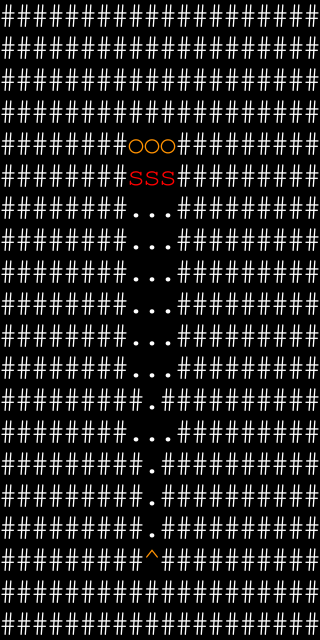

The image is a tile-based game level rendered from a .tmx file. Its description and complete source (layers, tilesets, objects, tile grids) follow:
An orthogonal 20x20 tile map with 16x32 px tiles, 3 tile layers (Terrain, Orb, Foes).

<map version="1.10" tiledversion="1.11.2" orientation="orthogonal" renderorder="right-down" width="20" height="20" tilewidth="16" tileheight="32" infinite="0" nextlayerid="4" nextobjectid="1">
 <properties>
  <property name="fp_regen" type="int" value="4" />
  <property name="name" value="Level 2" />
  <property name="senses" value="Self;Sight;Touch;Hearing" />
  <property name="timeline_length" type="int" value="100" />
  <property name="timeline_type" value="Asynchronous" />
 </properties>
 <tileset firstgid="1" source="tileset/editor.tsx" />
 <layer id="1" name="Terrain" width="20" height="20">
  <data encoding="csv">
5,5,5,5,5,5,5,5,5,5,5,5,5,5,5,5,5,5,5,5,
5,5,5,5,5,5,5,5,5,5,5,5,5,5,5,5,5,5,5,5,
5,5,5,5,5,5,5,5,5,5,5,5,5,5,5,5,5,5,5,5,
5,5,5,5,5,5,5,5,5,5,5,5,5,5,5,5,5,5,5,5,
5,5,5,5,5,5,5,5,1,1,1,5,5,5,5,5,5,5,5,5,
5,5,5,5,5,5,5,5,1,1,1,5,5,5,5,5,5,5,5,5,
5,5,5,5,5,5,5,5,1,1,1,5,5,5,5,5,5,5,5,5,
5,5,5,5,5,5,5,5,1,1,1,5,5,5,5,5,5,5,5,5,
5,5,5,5,5,5,5,5,1,1,1,5,5,5,5,5,5,5,5,5,
5,5,5,5,5,5,5,5,1,1,1,5,5,5,5,5,5,5,5,5,
5,5,5,5,5,5,5,5,1,1,1,5,5,5,5,5,5,5,5,5,
5,5,5,5,5,5,5,5,1,1,1,5,5,5,5,5,5,5,5,5,
5,5,5,5,5,5,5,5,5,1,5,5,5,5,5,5,5,5,5,5,
5,5,5,5,5,5,5,5,1,1,1,5,5,5,5,5,5,5,5,5,
5,5,5,5,5,5,5,5,5,1,5,5,5,5,5,5,5,5,5,5,
5,5,5,5,5,5,5,5,5,1,5,5,5,5,5,5,5,5,5,5,
5,5,5,5,5,5,5,5,5,1,5,5,5,5,5,5,5,5,5,5,
5,5,5,5,5,5,5,5,5,3,5,5,5,5,5,5,5,5,5,5,
5,5,5,5,5,5,5,5,5,5,5,5,5,5,5,5,5,5,5,5,
5,5,5,5,5,5,5,5,5,5,5,5,5,5,5,5,5,5,5,5
</data>
 </layer>
 <layer id="3" name="Orb" width="20" height="20">
  <data encoding="csv">
0,0,0,0,0,0,0,0,0,0,0,0,0,0,0,0,0,0,0,0,
0,0,0,0,0,0,0,0,0,0,0,0,0,0,0,0,0,0,0,0,
0,0,0,0,0,0,0,0,0,0,0,0,0,0,0,0,0,0,0,0,
0,0,0,0,0,0,0,0,0,0,0,0,0,0,0,0,0,0,0,0,
0,0,0,0,0,0,0,0,4,4,4,0,0,0,0,0,0,0,0,0,
0,0,0,0,0,0,0,0,0,0,0,0,0,0,0,0,0,0,0,0,
0,0,0,0,0,0,0,0,0,0,0,0,0,0,0,0,0,0,0,0,
0,0,0,0,0,0,0,0,0,0,0,0,0,0,0,0,0,0,0,0,
0,0,0,0,0,0,0,0,0,0,0,0,0,0,0,0,0,0,0,0,
0,0,0,0,0,0,0,0,0,0,0,0,0,0,0,0,0,0,0,0,
0,0,0,0,0,0,0,0,0,0,0,0,0,0,0,0,0,0,0,0,
0,0,0,0,0,0,0,0,0,0,0,0,0,0,0,0,0,0,0,0,
0,0,0,0,0,0,0,0,0,0,0,0,0,0,0,0,0,0,0,0,
0,0,0,0,0,0,0,0,0,0,0,0,0,0,0,0,0,0,0,0,
0,0,0,0,0,0,0,0,0,0,0,0,0,0,0,0,0,0,0,0,
0,0,0,0,0,0,0,0,0,0,0,0,0,0,0,0,0,0,0,0,
0,0,0,0,0,0,0,0,0,0,0,0,0,0,0,0,0,0,0,0,
0,0,0,0,0,0,0,0,0,0,0,0,0,0,0,0,0,0,0,0,
0,0,0,0,0,0,0,0,0,0,0,0,0,0,0,0,0,0,0,0,
0,0,0,0,0,0,0,0,0,0,0,0,0,0,0,0,0,0,0,0
</data>
 </layer>
 <layer id="2" name="Foes" width="20" height="20">
  <data encoding="csv">
0,0,0,0,0,0,0,0,0,0,0,0,0,0,0,0,0,0,0,0,
0,0,0,0,0,0,0,0,0,0,0,0,0,0,0,0,0,0,0,0,
0,0,0,0,0,0,0,0,0,0,0,0,0,0,0,0,0,0,0,0,
0,0,0,0,0,0,0,0,0,0,0,0,0,0,0,0,0,0,0,0,
0,0,0,0,0,0,0,0,0,0,0,0,0,0,0,0,0,0,0,0,
0,0,0,0,0,0,0,0,7,7,7,0,0,0,0,0,0,0,0,0,
0,0,0,0,0,0,0,0,0,0,0,0,0,0,0,0,0,0,0,0,
0,0,0,0,0,0,0,0,0,0,0,0,0,0,0,0,0,0,0,0,
0,0,0,0,0,0,0,0,0,0,0,0,0,0,0,0,0,0,0,0,
0,0,0,0,0,0,0,0,0,0,0,0,0,0,0,0,0,0,0,0,
0,0,0,0,0,0,0,0,0,0,0,0,0,0,0,0,0,0,0,0,
0,0,0,0,0,0,0,0,0,0,0,0,0,0,0,0,0,0,0,0,
0,0,0,0,0,0,0,0,0,0,0,0,0,0,0,0,0,0,0,0,
0,0,0,0,0,0,0,0,0,0,0,0,0,0,0,0,0,0,0,0,
0,0,0,0,0,0,0,0,0,0,0,0,0,0,0,0,0,0,0,0,
0,0,0,0,0,0,0,0,0,0,0,0,0,0,0,0,0,0,0,0,
0,0,0,0,0,0,0,0,0,0,0,0,0,0,0,0,0,0,0,0,
0,0,0,0,0,0,0,0,0,0,0,0,0,0,0,0,0,0,0,0,
0,0,0,0,0,0,0,0,0,0,0,0,0,0,0,0,0,0,0,0,
0,0,0,0,0,0,0,0,0,0,0,0,0,0,0,0,0,0,0,0
</data>
 </layer>
</map>
